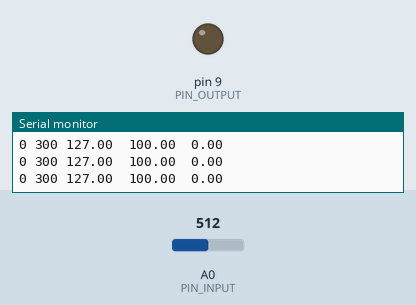
Simulated run of this sketch. Board: Arduino Uno, built with avr-gcc and run on an emulated ATmega328P. On the bench: output pins drawn as LEDs (lit = HIGH), the last lines printed to the serial monitor. Inputs (shaded band) come from the test bench; at power-on: A0 (PIN_INPUT) = 512.

Above: at 1.2 s.
1.3 s: A0 (PIN_INPUT) set to 306
At 3.72 s:
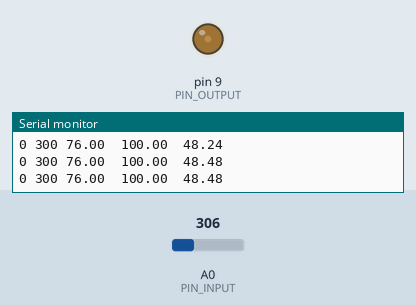
4.3 s: A0 (PIN_INPUT) set to 511
6.0 s: A0 (PIN_INPUT) set to 0
At 6.4 s:
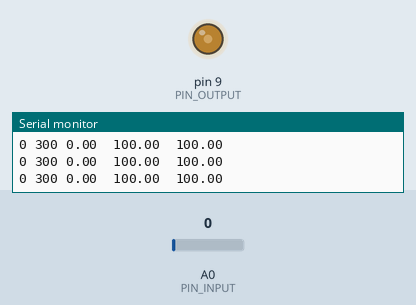
7.5 s: A0 (PIN_INPUT) set to 716
At 8.6 s:
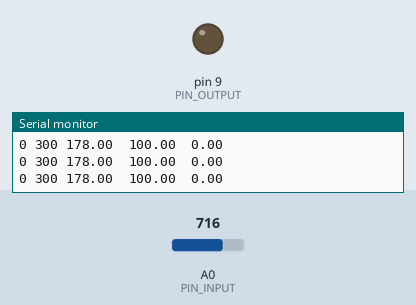
Timing chart, 0 to 10.0 s (numbered marks = the images above; inputs shaded):
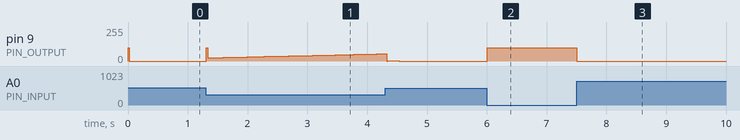

The sketch:

PID_test1.ino
```cpp
/********************************************************
 * PID Basic Example
 * Reading analog input 0 to control analog PWM output 3
 ********************************************************/

#include <PID_v1.h>

#define PIN_INPUT 0
#define PIN_OUTPUT 9

//Define Variables we'll be connecting to
double Setpoint, Input, Output;

//Specify the links and initial tuning parameters
double Kp=1, Ki=0.5, Kd=1;
PID myPID(&Input, &Output, &Setpoint, Kp, Ki, Kd, DIRECT);

void setup()
{
  //initialize the variables we're linked to
  Input = analogRead(PIN_INPUT);
  Setpoint = 100;

  //turn the PID on
  myPID.SetMode(AUTOMATIC);
  myPID.SetSampleTime(20);
  myPID.SetOutputLimits(0,100);
  Serial.begin(115200);
}

void loop()
{
  Input = map(analogRead(PIN_INPUT),0,1023,0,255);
  myPID.Compute();
  analogWrite(PIN_OUTPUT, Output);
  Serial.print(0);  // To freeze the lower limit
  Serial.print(" ");
  Serial.print(300);  // To freeze the upper limit
  Serial.print(" ");

  Serial.print(Input);
  Serial.print("  ");
  Serial.print(Setpoint);
  Serial.print("  ");
  Serial.println(Output);
  delay(10);
}
```

Measured:
- after the input at 6.0 s, pin 9 (PIN_OUTPUT): 0/255 → 100/255 at once
- after the input at 7.5 s, pin 9 (PIN_OUTPUT): 100/255 → 0/255 at once
